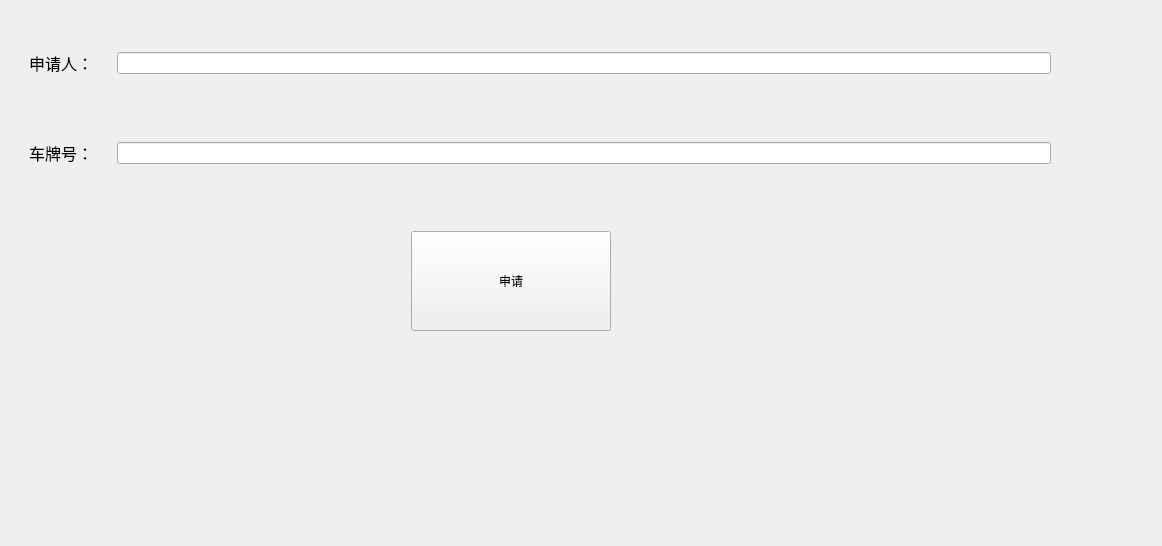
<?xml version="1.0" encoding="UTF-8"?>
<ui version="4.0">
 <class>ParkingApplication</class>
 <widget class="QWidget" name="ParkingApplication">
  <property name="geometry">
   <rect>
    <x>0</x>
    <y>0</y>
    <width>1021</width>
    <height>546</height>
   </rect>
  </property>
  <property name="windowTitle">
   <string>Form</string>
  </property>
  <layout class="QGridLayout" name="gridLayout">
   <item row="1" column="0">
    <layout class="QHBoxLayout" name="horizontalLayout_5" stretch="8">
     <item>
      <layout class="QVBoxLayout" name="verticalLayout">
       <item>
        <layout class="QHBoxLayout" name="horizontalLayout">
         <item>
          <widget class="QLabel" name="label">
           <property name="sizePolicy">
            <sizepolicy hsizetype="Preferred" vsizetype="Fixed">
             <horstretch>100</horstretch>
             <verstretch>0</verstretch>
            </sizepolicy>
           </property>
           <property name="maximumSize">
            <size>
             <width>100</width>
             <height>16777215</height>
            </size>
           </property>
           <property name="text">
            <string>&lt;html&gt;&lt;head/&gt;&lt;body&gt;&lt;p align=&quot;center&quot;&gt;&lt;span style=&quot; font-size:12pt;&quot;&gt;	申请人：&lt;/span&gt;&lt;/p&gt;&lt;/body&gt;&lt;/html&gt;</string>
           </property>
          </widget>
         </item>
         <item>
          <widget class="QLineEdit" name="lineEdit"/>
         </item>
         <item>
          <spacer name="horizontalSpacer_3">
           <property name="orientation">
            <enum>Qt::Orientation::Horizontal</enum>
           </property>
           <property name="sizeType">
            <enum>QSizePolicy::Policy::Fixed</enum>
           </property>
           <property name="sizeHint" stdset="0">
            <size>
             <width>100</width>
             <height>20</height>
            </size>
           </property>
          </spacer>
         </item>
        </layout>
       </item>
       <item>
        <spacer name="verticalSpacer">
         <property name="orientation">
          <enum>Qt::Orientation::Vertical</enum>
         </property>
         <property name="sizeHint" stdset="0">
          <size>
           <width>20</width>
           <height>60</height>
          </size>
         </property>
        </spacer>
       </item>
       <item>
        <layout class="QHBoxLayout" name="horizontalLayout_2">
         <item>
          <widget class="QLabel" name="label_2">
           <property name="minimumSize">
            <size>
             <width>100</width>
             <height>0</height>
            </size>
           </property>
           <property name="maximumSize">
            <size>
             <width>100</width>
             <height>16777215</height>
            </size>
           </property>
           <property name="text">
            <string>&lt;html&gt;&lt;head/&gt;&lt;body&gt;&lt;p align=&quot;center&quot;&gt;&lt;span style=&quot; font-size:12pt;&quot;&gt;车牌号：&lt;/span&gt;&lt;/p&gt;&lt;/body&gt;&lt;/html&gt;</string>
           </property>
          </widget>
         </item>
         <item>
          <widget class="QLineEdit" name="lineEdit_2"/>
         </item>
         <item>
          <spacer name="horizontalSpacer_4">
           <property name="orientation">
            <enum>Qt::Orientation::Horizontal</enum>
           </property>
           <property name="sizeType">
            <enum>QSizePolicy::Policy::Fixed</enum>
           </property>
           <property name="sizeHint" stdset="0">
            <size>
             <width>100</width>
             <height>20</height>
            </size>
           </property>
          </spacer>
         </item>
        </layout>
       </item>
       <item>
        <spacer name="verticalSpacer_3">
         <property name="orientation">
          <enum>Qt::Orientation::Vertical</enum>
         </property>
         <property name="sizeHint" stdset="0">
          <size>
           <width>20</width>
           <height>60</height>
          </size>
         </property>
        </spacer>
       </item>
       <item>
        <layout class="QHBoxLayout" name="horizontalLayout_4">
         <item>
          <spacer name="horizontalSpacer">
           <property name="orientation">
            <enum>Qt::Orientation::Horizontal</enum>
           </property>
           <property name="sizeType">
            <enum>QSizePolicy::Policy::Fixed</enum>
           </property>
           <property name="sizeHint" stdset="0">
            <size>
             <width>400</width>
             <height>18</height>
            </size>
           </property>
          </spacer>
         </item>
         <item>
          <widget class="QPushButton" name="pushButton">
           <property name="sizePolicy">
            <sizepolicy hsizetype="Fixed" vsizetype="Fixed">
             <horstretch>0</horstretch>
             <verstretch>0</verstretch>
            </sizepolicy>
           </property>
           <property name="minimumSize">
            <size>
             <width>200</width>
             <height>100</height>
            </size>
           </property>
           <property name="maximumSize">
            <size>
             <width>200</width>
             <height>100</height>
            </size>
           </property>
           <property name="text">
            <string>申请</string>
           </property>
          </widget>
         </item>
         <item>
          <spacer name="horizontalSpacer_2">
           <property name="orientation">
            <enum>Qt::Orientation::Horizontal</enum>
           </property>
           <property name="sizeType">
            <enum>QSizePolicy::Policy::Fixed</enum>
           </property>
           <property name="sizeHint" stdset="0">
            <size>
             <width>540</width>
             <height>20</height>
            </size>
           </property>
          </spacer>
         </item>
        </layout>
       </item>
      </layout>
     </item>
    </layout>
   </item>
   <item row="0" column="0">
    <spacer name="verticalSpacer_2">
     <property name="orientation">
      <enum>Qt::Orientation::Vertical</enum>
     </property>
     <property name="sizeType">
      <enum>QSizePolicy::Policy::Fixed</enum>
     </property>
     <property name="sizeHint" stdset="0">
      <size>
       <width>20</width>
       <height>40</height>
      </size>
     </property>
    </spacer>
   </item>
   <item row="2" column="0">
    <spacer name="verticalSpacer_4">
     <property name="orientation">
      <enum>Qt::Orientation::Vertical</enum>
     </property>
     <property name="sizeHint" stdset="0">
      <size>
       <width>20</width>
       <height>40</height>
      </size>
     </property>
    </spacer>
   </item>
  </layout>
 </widget>
 <resources/>
 <connections/>
</ui>
